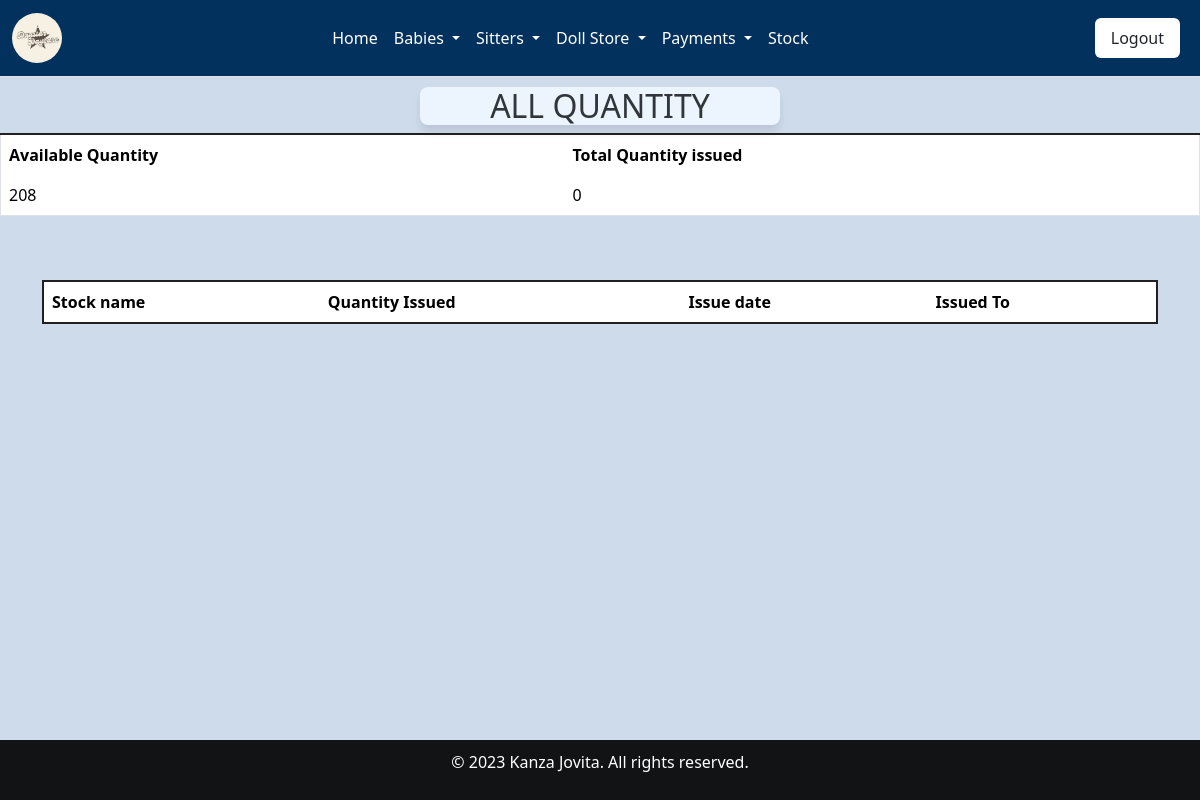
The page /all_issue_items/ (signed in) on the database as committed earlier.
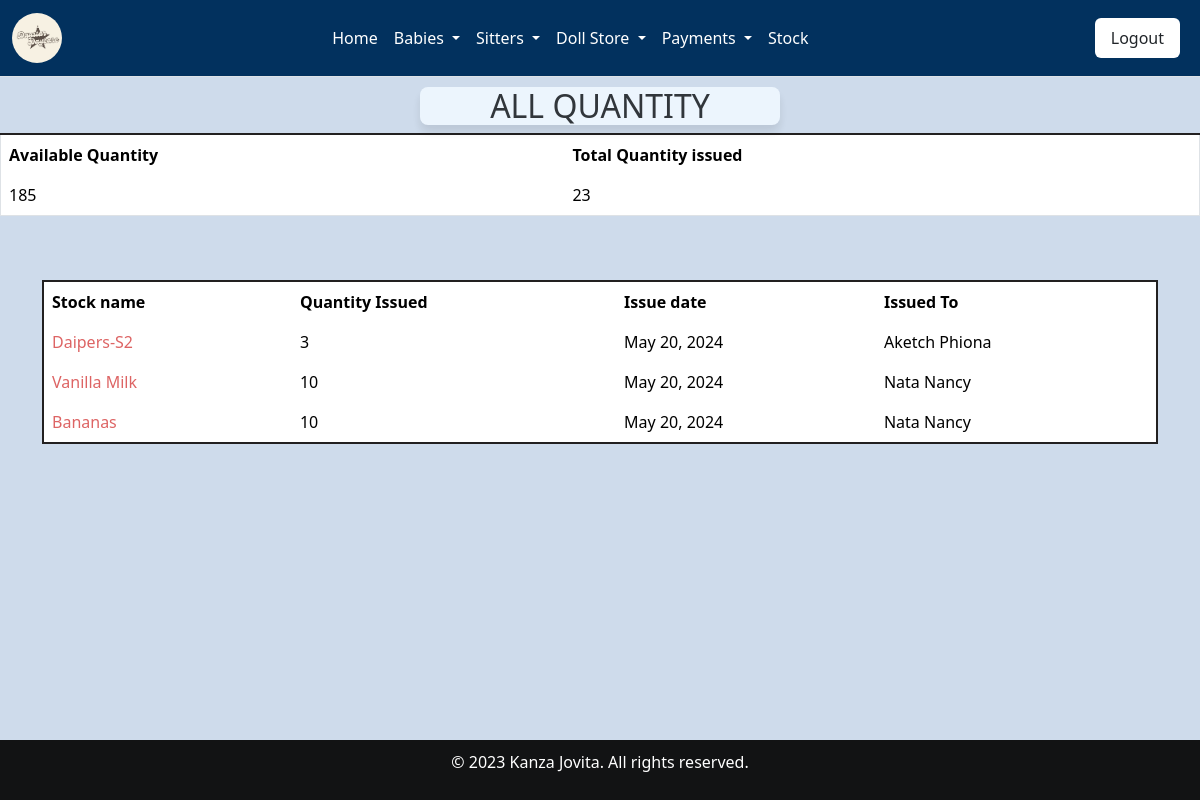
The same page on the database as committed later.
### home/models.py (models this page shows, shortened)
class Used(models.Model):
    item = models.ForeignKey(Procurement, on_delete=models.CASCADE)
    quantity_issued = models.IntegerField(default=0)
    issue_date = models.DateField(default=timezone.now)
    issued_to = models.CharField(default=0, max_length=100)

class Procurement(models.Model):
    category = models.ForeignKey(Category, on_delete=models.CASCADE, null=True, blank=True)
    item_name = models.CharField(max_length=200)
    Quantity = models.IntegerField(default=0)
    date = models.DateField(auto_now_add=True, null=True)
    received_quantity = models.IntegerField(default=0, null=False, blank=False)
    def __str__(self):
        return str(self.item_name)

### home/views.py (the view)
# urls.py: path('all_issue_items/', views.all_issue_items, name='all_issue_items'),
@login_required  # Ensures user authentication
def all_issue_items(request):
    issues = Used.objects.all()  # Retrieving all used (issued) items
    total_issued_quantity = issues.aggregate(total_issued_quantity=Sum('quantity_issued'))['total_issued_quantity'] or 0
    total_received_quantity = Procurement.objects.aggregate(total_received_quantity=Sum('Quantity'))['total_received_quantity'] or 0
    net_quantity = total_received_quantity - total_issued_quantity
    return render(request, 'all_issue_items.html', {'issues': issues, 'total_issued_quantity': total_issued_quantity, 'total_received_quantity': total_received_quantity, 'net_quantity': net_quantity})

### home/templates/all_issue_items.html (shortened to what this page needs)
{% extends 'base.html' %} {% block content %}
<div class="card-header">
<h2>ALL QUANTITY</h2>
</div>
  <table class="table" style="border-top: 2px solid rgb(34,32,32);">
    <thead class="thead-dark">
      <tr>
        <th scope="col">Available Quantity</th>
        <th scope="col">Total Quantity issued</th>
      </tr>
    </thead>
    <tbody>
      <tr>
        <td>{{total_received_quantity}}</td>
        <td>{{total_issued_quantity}}</td>
      </tr>
    </tbody>
  </table>
<br><br>
<div class="container">
  <table class="table" style="border-top: 2px solid rgb(34,32,32); border-bottom: 2px solid rgb(34,32,32); border-left: 2px solid rgb(34,32,32); border-right: 2px solid rgb(34,32,32);">
    <thead class="thead-dark">
      <tr>
        <th scope="col">Stock name</th>
        <th scope="col">Quantity Issued</th>
        <th scope="col">Issue date</th>
        <th scope="col">Issued To</th>
      </tr>
    </thead>
    {% for issue  in issues %}
    <tbody>
      <tr>
        <td style="color: rgb(221, 100, 100);">{{issue.item | title}}</td>
        <td>{{issue.quantity_issued}}</td>
        <td>{{issue.issue_date}}</td>
        <td>{{issue.issued_to}}</td>
      </tr>
    </tbody>
    {% endfor %}
  </table>
</div>
{% endblock%}

### home/templates/base.html (shortened to what this page needs)
{% load static %}
<!DOCTYPE html>
<html lang="en">
<head>
    <link href="https://cdn.jsdelivr.net/npm/bootstrap@5.3.3/dist/css/bootstrap.min.css" rel="stylesheet">
    <link rel="stylesheet" href="https://cdnjs.cloudflare.com/ajax/libs/font-awesome/6.0.0-beta3/css/all.min.css">
    <link rel="stylesheet" href="{% static 'css/main.css' %}">
    {% load bootstrap5 %}
    {% bootstrap_css %}
</head>
<body>
    <div>
        <nav class="navbar navbar-expand-lg border-bottom border-body" style="background-color: #02315E;">
            <div class="container-fluid">
                <a class="navbar-brand" href="">
                    <img style="border-radius: 50px;" src="{% static 'images/logo.jpg' %}" alt="logo" class="logo-img">
                </a>
                {% if user.is_authenticated %}
                <div class="collapse navbar-collapse justify-content-center" id="navbarColor01">
                    <ul class="navbar-nav">
                    <li class="nav-item">
                        <a class="nav-link active text-white" href="/home/" id="t">Home</a>
                    </li>
                    <li class="nav-item dropdown">
                        <a class="nav-link dropdown-toggle active text-white" href="" id="babiesDropdown" role="button" data-bs-toggle="dropdown" aria-haspopup="true" aria-expanded="false">
                            Babies
                        </a>
                    </li>
                    <li class="nav-item dropdown">
                        <a class="nav-link dropdown-toggle active text-white" href="" id="sittersDropdown" role="button" data-bs-toggle="dropdown" aria-haspopup="true" aria-expanded="false">
                            Sitters
                        </a>
                    </li>
                    <li class="nav-item dropdown">
                        <a class="nav-link dropdown-toggle active text-white" href="#" id="dollDropdown" role="button" data-bs-toggle="dropdown" aria-haspopup="true" aria-expanded="false">
                            Doll Store
                        </a>
                    </li>
                    <li class="nav-item dropdown">
                        <a class="nav-link dropdown-toggle active text-white" href="#" id="paymentsDropdown" role="button" data-bs-toggle="dropdown" aria-haspopup="true" aria-expanded="false">
                            Payments
                        </a>
                    </li>
                    <li class="nav-item">
                        <a class="nav-link active text-white" href="/inventory/" id="t">Stock</a>
                    </li>
                    </ul>
                </div>
                    <div class="d-flex align-items-center">
                    <ul class="m-0">
                        <li class="nav-item" style="list-style: none;">
                            <a class="nav-link text-dark btn" style="background-color: #fff;"href="/logout">Logout</a>
                        </li>
                    </ul>
                </div>
                {% endif %}
        </nav>
    </div>
    {% block content %}
    {% endblock %}
    <br/><br /><br />
    <footer>
        <div class="footer">
            <p>&copy; 2023 Kanza Jovita. All rights reserved.</p>
        </div>
    </footer>
</body>
</html>

### home/static/css/main.css (style rules this page uses)
.logo-img { width:50px; border-radius: 10%; height: 50px; }
.card-header { border: 1px #333; opacity:90%; width: 87%; text-align: center; box-shadow: 0 7px 10px rgba(0, 0, 0, 0.1); border-radius: 8px; width:30%; margin: 0 auto; margin-top: 10px; background-color: aliceblue; text-align: center; }
.table th, .table td { padding: 8px; text-align: left; border: none; outline: none; }
.table th { color: rgb(39, 38, 38); }
.table th, .table td { white-space: nowrap; }
.table { text-align: center; }
.nav-link { font-size: larger; }
.navbar-nav .nav-link { font-weight: normal; color: rgb(0, 0, 0); transition: color 0.3s; }
.footer { background-color: #121314; color: white; position:fixed; left: 0; bottom: 0; width: 100%; text-align: center; padding: 10px; }

### home/templates/all_issue_items.html (style rules this page uses)
body { background-color: rgba(158, 184, 217, 0.5); }
.btn { background-color: #2a5982; color: #fff; border: none; padding: 0.5rem 1rem; margin-right: 0.5rem; cursor: pointer; }
.card-header { border: 1px #333; opacity:90%; width: 87%; text-align: center; box-shadow: 0 7px 10px rgba(0, 0, 0, 0.1); border-radius: 8px; width:30%; margin: 0 auto; margin-top: 10px; background-color: aliceblue; text-align: center; }
.table { width: 100%; border-collapse: collapse; border: 1px solid #dee2e6; }
th, td { border: 1px solid #dee2e6; padding: 0.75rem; text-align: left; }
th { background-color: #f0f0f0; }

Rows that differ between the two databases and show on the page:
added Used: item "Daipers-S2", quantity_issued "3", issue_date "May 20, 2024", issued_to "Aketch Phiona"
added Used: item "Vanilla Milk", quantity_issued "10", issue_date "May 20, 2024", issued_to "Nata Nancy"
added Used: item "Bananas", quantity_issued "10", issue_date "May 20, 2024", issued_to "Nata Nancy"
Other text that changed with them:
{{ total_received_quantity }}: "208" → "185"
{{ total_issued_quantity }}: "0" → "23"
